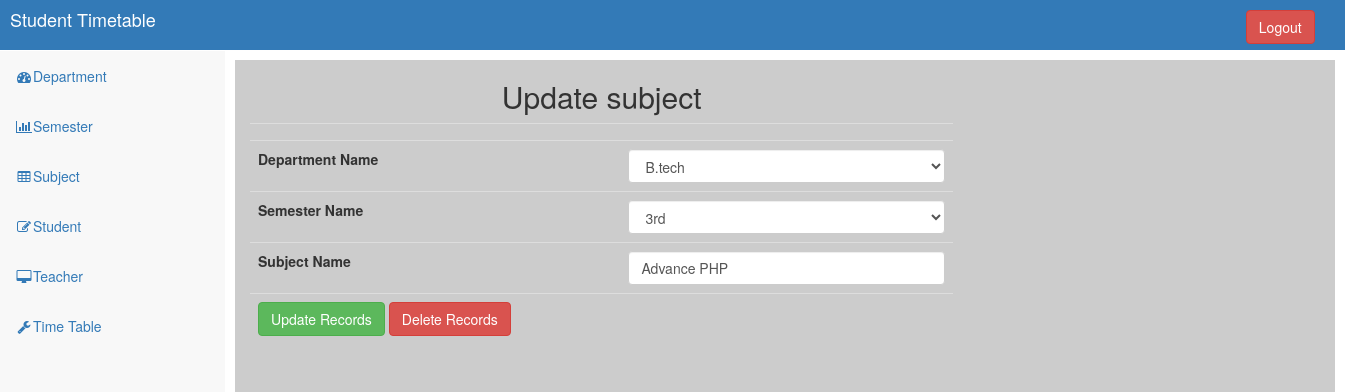
Screenshot of /admindashboard.php?info=updatesubject&subject_id=3 with the database file from the repository.
### tables this page shows
CREATE TABLE `subject` (
  `subject_id` int(11) NOT NULL,
  `subject_name` varchar(20) DEFAULT NULL,
  `sem_id` int(11) NOT NULL,
  `department_id` int(11) NOT NULL
);

CREATE TABLE `department` (
  `department_id` int(11) NOT NULL,
  `department_name` varchar(50) NOT NULL
);

CREATE TABLE `semester` (
  `sem_id` int(11) NOT NULL,
  `semester_name` varchar(20) DEFAULT NULL,
  `department_id` int(11) NOT NULL
);

### updatesubject.php (the view, shortened to what this page needs)
<?php
$subject_id=$_REQUEST['subject_id'];
$q=mysqli_query($con,"select * from subject where subject_id='$subject_id'");
$res=mysqli_fetch_assoc($q);
extract($_POST);
?>
<div class="row">
<div class="col-sm-8">
<h2>Update subject</h2>
<form method="POST" enctype="multipart/form-data">
  <table border="0" class="table">
  <tr>
  <td colspan="2"><?php echo @$err; ?></td>
  </tr>
   <tr>
    <th width="237" scope="row">Department Name </th>
    <td width="213">
	<select name="course" id="courseid" onChange="showSemester(this.value)" class="form-control">
	<?php
	$cou=mysqli_query($con,"select * from department");
	while($c=mysqli_fetch_array($cou))
	{
	$c_id=$c[0];
	?>
	<option value='<?php echo $c_id; ?>' <?php if($c_id==$res['department_id']){echo "selected";} ?>>
	<?php echo $c[1]; ?>
	</option>
	<?php
	}
	?>
    </select>
	</td>
	</tr>
   <tr>
    <th width="237" scope="row">Semester Name </th>
    <td width="213">
	<select name="s" id="semester" class="form-control">
	<?php
	$sem=mysqli_query($con,"select * from semester where department_id='".$res['department_id']."'");
	while($s=mysqli_fetch_array($sem))
	{
	$s_id=$s[0];
	?>
	<option value='<?php echo $s_id; ?>' <?php if($s_id==$res['sem_id']){echo "selected";} ?>>
	<?php echo $s[1]; ?>
	</option>
	<?php
	}
	?>
    </select>
	</td>
	</tr>
   <tr>
    <th width="237" scope="row">Subject Name </th>
    <td width="213"><input type="text" name="subname" class="form-control" value="<?php echo $res['subject_name'];?>"/></td>
  </tr>
   <tr>
    <th colspan="2" scope="row" align="center">
<input type="submit" value="Update Records" name="update" class="btn btn-success" />
<input type="submit" value="Delete Records" name="delete" class="btn btn-danger"/>
	</th>
  </tr>
</table>
</form>
</div>
</div>

### sb-admin.css (style rules this page uses)
body { margin-top: 100px; }
@media (min-width:768px) { body { margin-top: 50px; } }

### rows the page displays
subject: course "B.tech", s "3rd", subname "Advance PHP"
